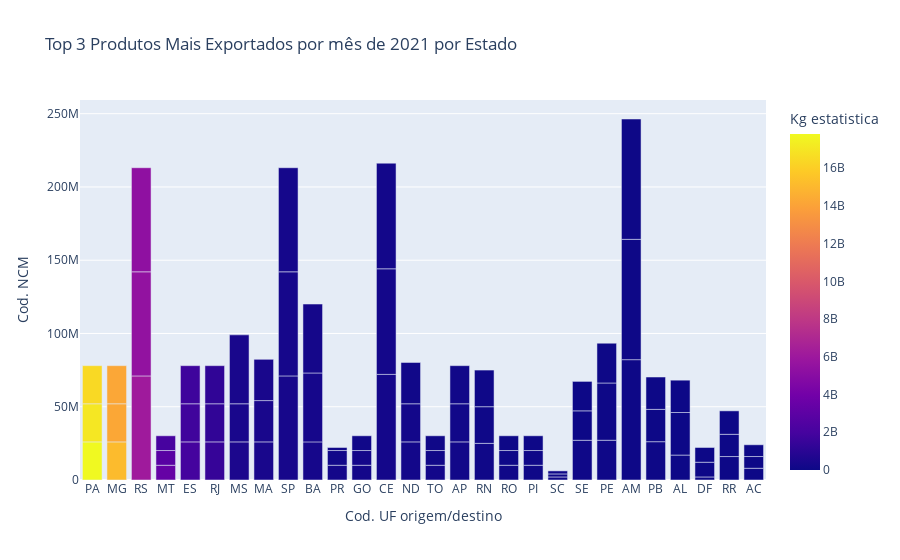

Notebook source saved alongside this figure:
### Code cell
#Apenas o terceiro gráfico, Top 3 exportações por estado e por mês no ano de 2021
fig_expMes.show()
